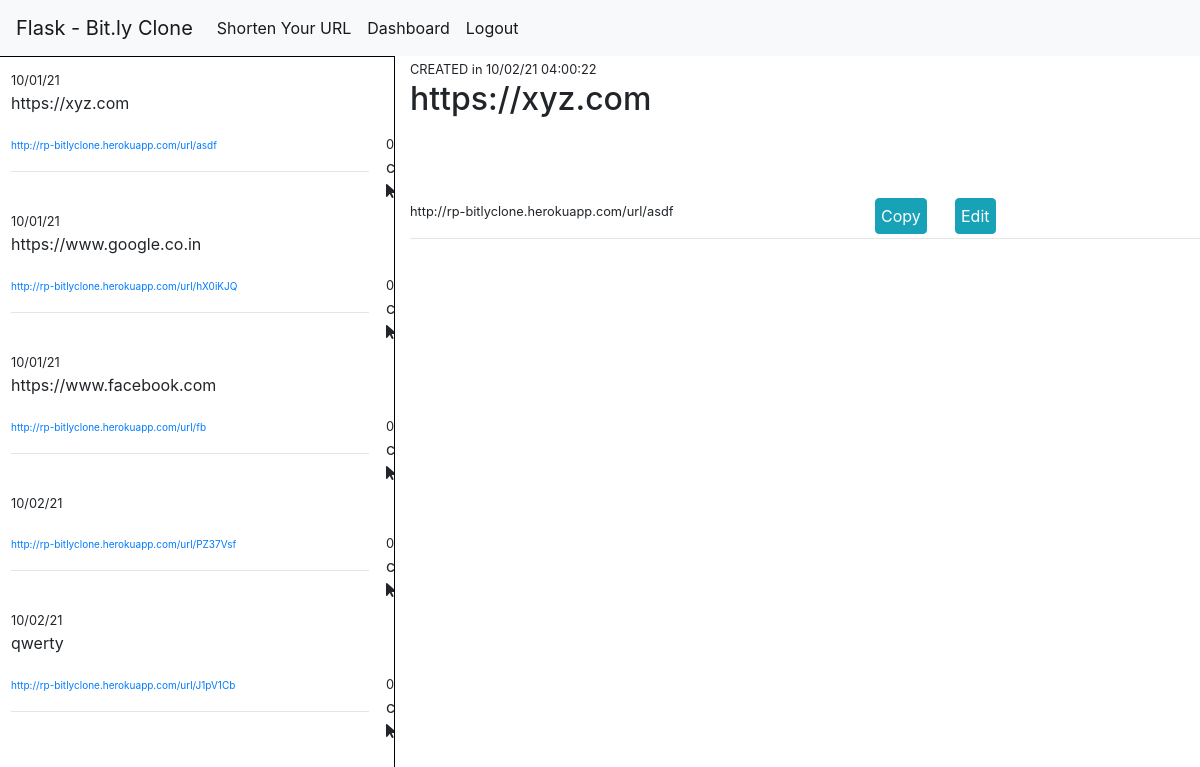
The app's page /dashboard (signed in) with its own data.
### tables this page shows
CREATE TABLE "urls" (
	"url_id"	INTEGER PRIMARY KEY AUTOINCREMENT,
	"original_url"	text,
	"auto_code"	text,
	"code"	text,
	"date"	text,
	"timestamp"	text,
	"user_id"	INTEGER,
	"click"	INTEGER
);

### app.py (the view)
@app.route("/dashboard")
@login_required
def dashboard():
    urls = c.execute("SELECT * FROM urls WHERE user_id=:u_id", {"u_id": session.get("user_id")}).fetchall()
    return render_template("dashboard.html", BASE_URL=BASE_URL, urls=urls)

### helpers.py (called while the page is built)
def login_required(f):
    @wraps(f)
    def decorated_function(*args, **kwargs):
        if session.get("user_id") is None:
            return redirect(url_for('login')) # , next=request.url
        return f(*args, **kwargs)
    return decorated_function

### templates/dashboard.html (shortened to what this page needs)
<!DOCTYPE html>
<html>
    <head>
        <link rel="stylesheet" href="https://stackpath.bootstrapcdn.com/bootstrap/4.5.0/css/bootstrap.min.css">
        <link rel="stylesheet" href="/static/styles.css">
    </head>
    <body>
        <nav class="navbar navbar-expand-lg navbar-light bg-light">
            <a class="navbar-brand" href="/">Flask - Bit.ly Clone</a>
            <div class="collapse navbar-collapse" id="navbarSupportedContent">
              <ul class="navbar-nav mr-auto">
                <li class="nav-item active">
                  <a class="nav-link" href="/">Shorten Your URL <span class="sr-only">(current)</span></a>
                </li>
                {% if session["user_id"] %}
                    <li class="nav-item active">
                        <a class="nav-link" href="/dashboard">Dashboard</a>
                    </li>
                {% endif %}
                {% if session["user_id"] %}
                    <li class="nav-item active">
                        <a class="nav-link" href="/logout">Logout</a>
                    </li>
                {% endif %}
              </ul>
            </div>
        </nav>
        {% if urls|length != 0 %}
        <div class="row">
            <div class="col-4">
            {% for url in urls %}
                <div class="url" onclick="displayInfo('{{ url[1] }}', '{{ BASE_URL }}{{ url[3] }}', '{{ url[5] }}', '{{ url[6] }}', '{{ url[0] }}')">
                <small>{{ url[4] }}</small>
                <p>{{ url[1] }}</p>
                <a href="{{ BASE_URL }}{{ url[3] }}" style="font-size: 10px;" class="new">{{ BASE_URL }}{{ url[3] }}</a>
                <span class="clicks"><small>{{ url[7] }}</small> click(s) <i class="fas fa-mouse-pointer"></i></span>
                <hr>
                </div>
            {% endfor %}
            </div>
            <div class="col">
            <small>CREATED in <span id="timestamp">{{ urls[0][5] }}</span></small>
            <h2><span id="original_url">{{ urls[0][1] }}</span></h2>
            <br><br><br>
            <small><span id="new_url">{{ BASE_URL }}{{ urls[0][3] }}</span></small>
            <small style="color: white" id="id">{{ urls[0][0] }}</small>
            <button type="button" id="copy" class="btn btn-info" data-container="body" data-toggle="popover" data-placement="right" data-content="Copied" onclick="copyToClipboard('#new_url')">Copy</button>
            <button type="button" id="edit" class="btn btn-info" onclick="window.location.replace(`/update?id=${document.getElementById('id').textContent}`);">Edit</button>
            <hr>
            </div>
        </div>
        {% endif %}
    </body>
</html>

### static/styles.css (style rules this page uses)
.col-4 { height: 100vh; border: 1px solid black; overflow-y:auto; }
.url { padding: 10px; }
.clicks { position: absolute; left: 50vh; }
#copy { position: absolute; left: 60vh; padding: 5px; }
#edit { position: absolute; left: 70vh; padding: 5px; }

### records on screen
urls: date "10/01/21", original_url "https://xyz.com", BASE_URL "http://rp-bitlyclone.herokuapp.com/url/", code "asdf", click "0", timestamp "10/02/21 04:00:22"
urls: date "10/01/21", original_url "https://www.google.co.in", BASE_URL "http://rp-bitlyclone.herokuapp.com/url/", code "hX0iKJQ", click "0"
urls: date "10/01/21", original_url "https://www.facebook.com", BASE_URL "http://rp-bitlyclone.herokuapp.com/url/", code "fb", click "0"
urls: date "10/02/21", BASE_URL "http://rp-bitlyclone.herokuapp.com/url/", code "PZ37Vsf", click "0"
urls: date "10/02/21", original_url "qwerty", BASE_URL "http://rp-bitlyclone.herokuapp.com/url/", code "J1pV1Cb", click "0"

### other values on screen
{{ BASE_URL }} "http://rp-bitlyclone.herokuapp.com/url/"
